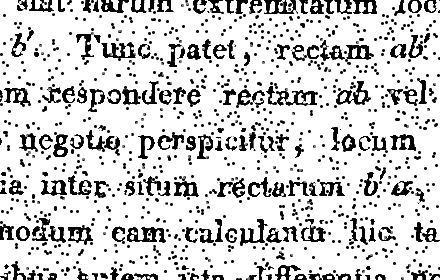
#> input picture task-6 (8 вариант)/source_images/text-c-crc.png, 440 x 280 px; its folder holds only this picture in this run
$ jupyter execute main.ipynb
#> lines starting #> are read from the running program, lines starting #| are printed output that depends on the picture; after the words box and inside, x2 and y2 are one past the last pixel; in counts of white or black regions, pixels touching at a corner belong together
[cell 1]
import os
import glob
import cv2
import numpy as np

def ensure_dir(path):
    """Создаёт папку, если её нет."""
    if not os.path.exists(path):
        os.makedirs(path)

def local_min_max(img_gray, kernel):
    """
    Находит локальный минимум и максимум в окрестности,
    заданной структурирующим элементом `kernel`.

    Пояснение:
      - erode(img, kernel) = локальный минимум по форме kernel
      - dilate(img, kernel) = локальный максимум по форме kernel
    """
    # Применяем морфологическую эрозию/дилатацию
    f_min = cv2.erode(img_gray, kernel)
    f_max = cv2.dilate(img_gray, kernel)
    return f_min, f_max

def process_image(img_path, output_folder,
                  shape_type="circle",  # или "rect", "point"
                  window_size=3,
                  fG=255, fH=0):
    """
    Обрабатывает изображение по формуле из задания:
      f_j^new = (1 - phi_j)*fG + phi_j*fH,
    где phi_j = (f_j - f_min) / (f_max - f_min),
    в локальном окне (min, max) — морфологические операции.

    Параметры:
      - img_path: путь к исходному файлу
      - output_folder: куда сохранять результат
      - shape_type: тип ядра ("circle", "rect", "point")
      - window_size: размер структурирующего элемента (диаметр или сторона)
      - fG, fH: яркость «figure» и «background»
    """
    # Читаем в градациях серого
    img_gray = cv2.imread(img_path, cv2.IMREAD_GRAYSCALE)
    if img_gray is None:
        print(f"[!] Не удалось открыть: {img_path}")
        return

    # Создаём структурирующий элемент
    if shape_type == "circle":
        # Круглый элемент 3×3 (или window_size×window_size)
        kernel = cv2.getStructuringElement(cv2.MORPH_ELLIPSE, (window_size, window_size))
    elif shape_type == "rect":
        kernel = cv2.getStructuringElement(cv2.MORPH_RECT, (window_size, window_size))
    elif shape_type == "point":
        # Точка (1×1); window_size игнорируем
        kernel = np.ones((1,1), np.uint8)
    else:
        # По умолчанию возьмём круг
        kernel = cv2.getStructuringElement(cv2.MORPH_ELLIPSE, (window_size, window_size))

    # Получаем локальный min и max через морфологию
    f_min, f_max = local_min_max(img_gray, kernel)

    # Приведём к float32, чтобы безопасно делать вычисления
    img_f = img_gray.astype(np.float32)
    f_min_f = f_min.astype(np.float32)
    f_max_f = f_max.astype(np.float32)

    # Для каждого пикселя считаем phi_j
    # phi_j = (f_j - f_min) / (f_max - f_min), если f_max != f_min
    # иначе пусть phi_j = 0.5 (или 0, или 1 — зависит от вашего желания)
    numerator = img_f - f_min_f
    denominator = f_max_f - f_min_f

    # Избежим деления на 0: где denominator == 0, пусть будет 0.5
    mask_zero = (denominator == 0)
    denominator[mask_zero] = 1e-6  # временно, чтобы не делить на 0

    phi = numerator / denominator
    # Там, где был denominator=0, выставим phi=0.5
    phi[mask_zero] = 0.5

    # Теперь считаем f_j^new
    # f_j^new = (1 - phi_j)*fG + phi_j*fH
    # Если хотим наоборот, фоновый цвет 255 и символ 0 — меняем fG, fH местами
    f_new = (1.0 - phi) * fG + phi * fH

    # Приводим результат к uint8
    out_img = np.clip(f_new, 0, 255).astype(np.uint8)

    # Сохраняем
    base_name = os.path.splitext(os.path.basename(img_path))[0]
    out_path = os.path.join(output_folder, f"{base_name}_{shape_type}.png")
    cv2.imwrite(out_path, out_img)
    print(f"Сохранено: {out_path}")

def main():
    # Папка с исходными изображениями
    input_folder = "source_images"
    # Папка для результатов
    output_folder = "results/task_6"
    ensure_dir(output_folder)

    # Допустим, берём все .jpeg файлы
    image_paths = glob.glob(os.path.join(input_folder, "*.png"))
    if not image_paths:
        print(f"[!] В папке {input_folder} нет файлов .png")
        return

    # Пример параметров
    # Для «изображения точки» (shape_type="point") — окно 1×1
    # Для «круга диаметром 3 пикселя» (shape_type="circle") — окно 3×3
    # Можно по заданиям менять shape_type для разных файлов/условий
    shape_types = ["point", "circle"]  # допустим, хотим протестировать оба

    for img_path in image_paths:
        # В зависимости от названия файла (или по очереди) можно выбирать:
        #   shape_type="circle"    -> круг 3×3
        #   shape_type="point"     -> точка (1×1)
        # Ниже — просто пример: обработаем 2 раза: один раз точкой, один раз кругом
        for stype in shape_types:
            if stype == "point":
                process_image(img_path, output_folder, shape_type=stype, window_size=3)
#> in process_image, img_gray is the input picture: shape (280, 440); min 0, max 255, mean 207.5
#> in process_image, `numerator = img_f - f_min_f`: numerator: shape (280, 440) float32; every value is 0
#> in process_image, `mask_zero = (denominator == 0)`: mask_zero: shape (280, 440) bool; every value is 1
#> in process_image, `denominator[mask_zero] = 1e-6`: denominator: shape (280, 440) float32; every value is 1e-06
#> in process_image, `phi[mask_zero] = 0.5`: phi: shape (280, 440) float32; every value is 0.5
#> in process_image, `f_new = (1.0 - phi) * fG + phi * fH`: f_new: shape (280, 440) float32; every value is 127.5
#> in process_image, `out_img = np.clip(f_new, 0, 255).astype(np.uint8)`: out_img: shape (280, 440); every value is 127
            else:
                process_image(img_path, output_folder, shape_type=stype, window_size=3)

if __name__ == "__main__":
    main()

Когда вы используете **ядро 1×1** (точку) для морфологических операций, происходит следующее:

- **Локальный мин и макс** в окрестности пикселя при ядре $1\times1$ будут **равны самому этому пикселю**.
- То есть $f_{\min,j} = f_j$ и $f_{\max,j} = f_j$.
- Тогда разница $(f_{\max,j} - f_{\min,j}) = 0$, и в коде на этот случай $\phi_j$ ставится равным $0.5$.
- Из формулы $f_j^\text{нов} = (1 - \phi_j)\,f_G + \phi_j\,f_H$ при $\phi_j = 0.5$ и $f_G = 255,\; f_H = 0$ мы получаем $f_j^\text{нов} = 128$.
- В итоге **всё изображение заливается серым** (значением 128).

Поэтому при **shape_type="point"** (ядро $1\times1$) вы неизбежно получите **сплошную заливку**. Если по заданию вам действительно нужно «обработать изображение точкой» (что теоретически означает «нет локального окна»), то математически морфология сводится к тому, что локальный минимум и максимум равны пикселю. Логично, что разница будет 0, и формула даёт постоянное значение.

---

## Как исправить / что делать

1. **Если «point» в задании не нужен**
   - Используйте ядро большего размера (3×3, 5×5 и т. д.). Тогда в каждом пикселе будет реальный разброс значений $f_{\min}\neq f_{\max}$, и результат будет нетривиальным.

2. **Если по условию «точка» обязана быть**
   - Понять, что морфологический подход при точечном ядре **не даёт локального контекста**.
   - Возможно, по методичке требуется показать, что результат будет именно **константным** (то есть «ничего не видно»), и это «правильное» доказательство.
   - Если же вы хотите «сохранить исходное изображение», можно в коде прописать отдельную ветку:
     ```python
     if shape_type == "point":
         # Просто копируем исходное изображение без изменений
         out_img = img_gray
     else:
         # ... морфологические операции ...
     ```
     Тогда «обработка точкой» фактически пропускается.

3. **Изменить логику при denominator=0**
   - Сейчас, когда $f_{\max} = f_{\min}$, мы ставим $\phi_j = 0.5$. Можете вместо этого ставить $\phi_j = 0$ (тогда будет $f_G$) или $\phi_j = 1$ (тогда будет $f_H$), или **оставлять исходный пиксель** ($f_j^\text{нов} = f_j$). Но при ядре $1\times1$ это всё равно даст **одно и то же** во всём изображении, если не считать шум.

4. **Использовать размытие или другие операции**
   - Если изображение «точка» — возможно, подразумевается небольшой круг (3×3) или «матричное» усреднение, а не морфологические min/max. Тогда не будет обесцвечивания.

---

### Вывод

- **Причина «серого квадрата»**: при ядре $1\times1$ нет разницы между min и max в локальном окне, отсюда $\phi_j$ становится константой.
- **Решение**: либо не использовать ядро $1\times1$, либо специально прописать исключение в коде, если вам нужна иная логика для «point».

[cell 2]
import os
import glob
import cv2
import numpy as np
import matplotlib.pyplot as plt

def ensure_dir(path):
    if not os.path.exists(path):
        os.makedirs(path)

def make_kernel(shape_type, ws):
    sz = max(ws, 5)  # никогда меньше 5×5
    if shape_type=='circle':
        return cv2.getStructuringElement(cv2.MORPH_ELLIPSE, (sz,sz))
    elif shape_type=='rect':
        return cv2.getStructuringElement(cv2.MORPH_RECT,  (sz,sz))
    else:
        return cv2.getStructuringElement(cv2.MORPH_RECT,  (sz,sz))

def process_image(I, kernel, fG=255, fH=0):
    f_min = cv2.erode(I, kernel).astype(np.float32)
    f_max = cv2.dilate(I, kernel).astype(np.float32)
    img_f = I.astype(np.float32)
    num = img_f - f_min
    den = f_max - f_min
    mask0 = den==0
    den[mask0] = 1
    phi = num/den
    phi[mask0] = 0.5
    f_new = (1-phi)*fG + phi*fH
    return np.clip(f_new,0,255).astype(np.uint8)

def evaluate_thresholds(src_folder, gt_folder, shape_type, window_size, thresholds):
    K = make_kernel(shape_type, window_size)
    images = [os.path.basename(p) for p in glob.glob(os.path.join(src_folder,'*.png'))]
    mse = np.zeros(len(thresholds), np.float64)
    fn  = np.zeros(len(thresholds), np.int32)
    fp  = np.zeros(len(thresholds), np.int32)

    for name in images:
        I  = cv2.imread(os.path.join(src_folder, name), cv2.IMREAD_GRAYSCALE)
        GT = cv2.imread(os.path.join(gt_folder,  name), cv2.IMREAD_GRAYSCALE)
        # вычисляем «ratio» по формуле (I-П)²/(П–E)²
        f_min = cv2.erode(I, K).astype(np.float32)
        f_max = cv2.dilate(I, K).astype(np.float32)
        num = (I.astype(np.float32) - f_min)**2
        den = (f_max - f_min)**2
        den[den==0] = 1
        ratio = num/den

        for i,T in enumerate(thresholds):
            DET = (ratio < T).astype(np.uint8)  # карта обнаружения: 1=дефект
            # MSE(DET*255 vs GT)
            mse[i] += np.mean((DET*255 - GT)**2)
            # FN: GT>0 & DET==0
            fn[i]  += np.sum((GT>0)&(DET==0))
            # FP: GT==0 & DET>0
            fp[i]  += np.sum((GT==0)&(DET>0))

    mse /= len(images)
    return mse, fn, fp

if __name__=='__main__':
    # папки
    src = 'source_images'
#> src = 'source_images'
    gt  = 'ground_truth'
    out = 'results/task_6'
    ensure_dir(gt)
    ensure_dir(out)

    # 1) Генерация «ground truth» масок через порог Оцу
    for path in glob.glob(os.path.join(src,'*.png')):
        name = os.path.basename(path)
        I = cv2.imread(path, cv2.IMREAD_GRAYSCALE)
        # бинаризуем Otsu + инверсия (точки/кружки темнее фона)
        _, mask = cv2.threshold(I, 0, 255,
                               cv2.THRESH_BINARY_INV + cv2.THRESH_OTSU)
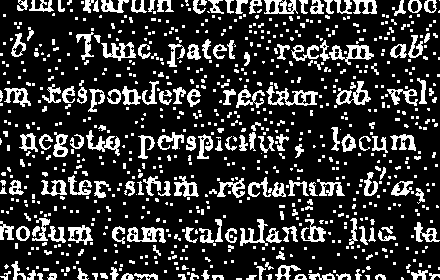
#> mask: shape (280, 440); 20.7% white; 831 white regions (642 under 20 px), largest, box (x1, y1, x2, y2) and area: (266, 86, 318, 106) 434, (329, 45, 374, 65) 371, (127, 227, 166, 243) 355
        cv2.imwrite(os.path.join(gt, name), mask)
    print("GT-маски созданы в папке", gt)

    # 2) Оценка по ряду порогов
    shape      = 'circle'            # или 'rect'
    wsize      = 3                   # внутри станет 5×5
    thresholds = np.logspace(-4, 1, 50)

    mse, fn, fp = evaluate_thresholds(src, gt, shape, wsize, thresholds)
#> in evaluate_thresholds, `f_min = cv2.erode(I, K).astype(np.float32)`:
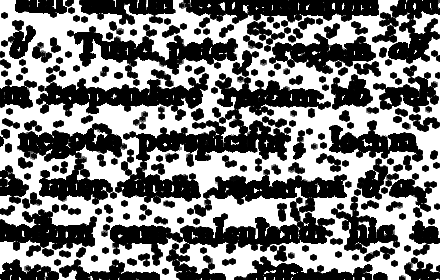
#> f_min: shape (280, 440) float32; min 0, max 255, mean 121
#> in evaluate_thresholds, `f_max = cv2.dilate(I, K).astype(np.float32)`:
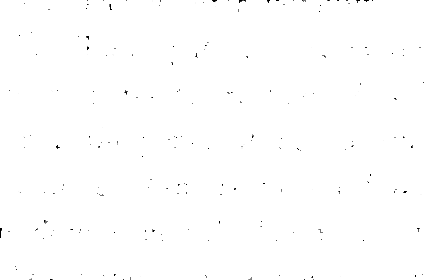
#> f_max: shape (280, 440) float32; min 0, max 255, mean 254.4
#> in evaluate_thresholds, `num = (I.astype(np.float32) - f_min)**2`:
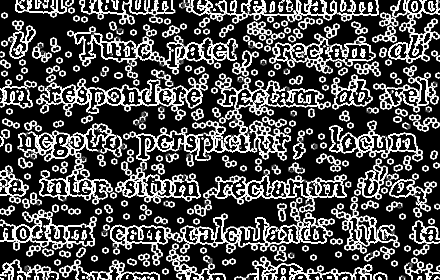
#> num: shape (280, 440) float32; min 0, max 65025, mean 20203.5; drawn with min black and max white
#> in evaluate_thresholds, `den = (f_max - f_min)**2`:
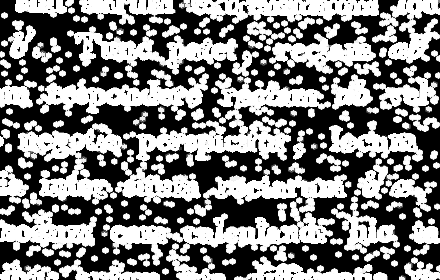
#> den: shape (280, 440) float32; min 0, max 65025, mean 32952.7; drawn with min black and max white
#> in evaluate_thresholds, `ratio = num/den`:
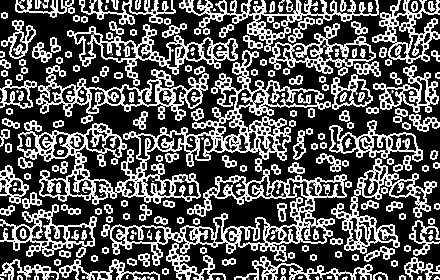
#> ratio: shape (280, 440) float32; min 0, max 1, mean 0.353
#> the loop in evaluate_thresholds, `for i,T in enumerate(thresholds):` made 50 passes
#> pass 1, in evaluate_thresholds, `DET = (ratio < T).astype(np.uint8)`:
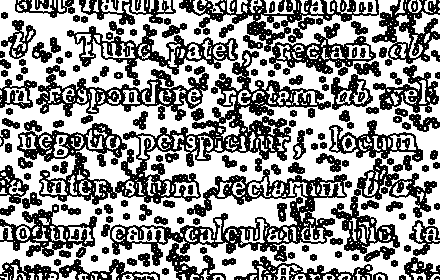
#> DET: shape (280, 440); values 0 (black) and 1 (white), 57.2% white; 200 black regions (26 under 20 px), largest, box (x1, y1, x2, y2) and area: (17, 50, 331, 205) 10132, (101, 169, 347, 266) 5826, (36, 65, 209, 121) 3038
#> pass 3, in evaluate_thresholds, `DET = (ratio < T).astype(np.uint8)`:
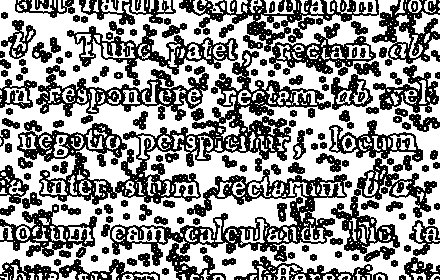
#> DET: shape (280, 440); values 0 (black) and 1 (white), 57.3% white; 202 black regions (29 under 20 px), largest, box (x1, y1, x2, y2) and area: (17, 50, 331, 205) 10090, (101, 169, 347, 266) 5813, (36, 65, 209, 121) 3028
#> after the loop in evaluate_thresholds, `for i,T in enumerate(thresholds):`: fn = 50 values, max 10058 at index 0, min 0 at index 40, mean 4584; fp = 50 values from 55074 to 97712; mse = 50 values, max 0.793 at index 40, min 0.447 at index 35, mean 0.554
#> fp = 50 values from 55074 to 97712

    # … после вычисления mse, fn, fp …

    plt.figure()
    plt.semilogx(thresholds, mse, '-o')
    plt.xlabel('Threshold T')
    plt.ylabel('MSE')
    plt.title('MSE vs порог T (расширенный диапазон)')
    plt.grid(True)
    plt.savefig(os.path.join(out,'mse_vs_T_extended.png'))
#> figure, not shown here; curve peaks at x = 1.21, y = 0.793

    plt.figure()
    plt.semilogx(thresholds, fn, '-o')
    plt.xlabel('Threshold T')
    plt.ylabel('FN count')
    plt.title('Пропущенные дефекты (FN) vs T')
    plt.grid(True)
    plt.savefig(os.path.join(out,'fn_vs_T_extended.png'))
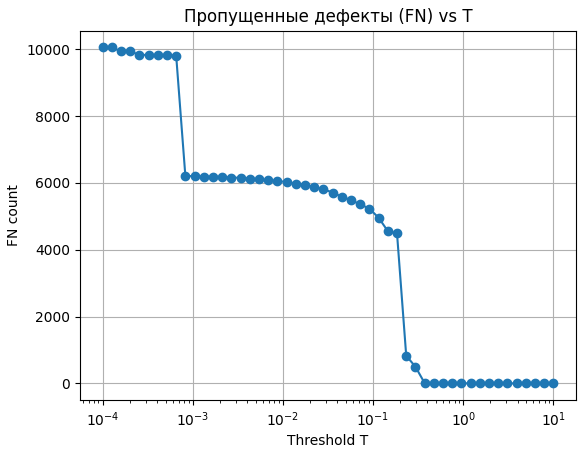
#> figure drawn by matplotlib, 1 panel; curve peaks at x = 0.0001, y = 10058

    plt.figure()
    plt.semilogx(thresholds, fp, '-o')
    plt.xlabel('Threshold T')
    plt.ylabel('FP count')
    plt.title('Ложные детекции (FP) vs T')
    plt.grid(True)
    plt.savefig(os.path.join(out,'fp_vs_T_extended.png'))
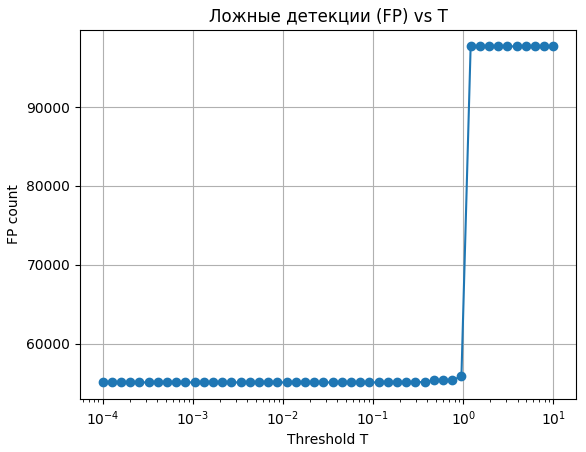
#> figure drawn by matplotlib, 1 panel; curve peaks at x = 1.21, y = 97712

    print("Графики сохранены в", out)

$ run again, on task-6 (8 вариант)/source_images/text-c-sp.png
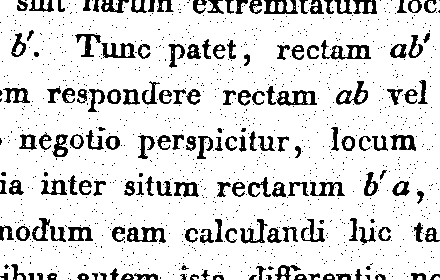
#> input picture task-6 (8 вариант)/source_images/text-c-sp.png, 440 x 280 px
#> in process_image, img_gray is the input picture: shape (280, 440); min 0, max 255, mean 218.5
#> numerator: shape (280, 440) float32; every value is 0
#> mask_zero: shape (280, 440) bool; every value is 1
#> denominator: shape (280, 440) float32; every value is 1e-06
#> phi: shape (280, 440) float32; every value is 0.5
#> f_new: shape (280, 440) float32; every value is 127.5
#> out_img: shape (280, 440); every value is 127
#> src = 'source_images'
#> `_, mask = cv2.threshold(I, 0, 255, cv2.THRESH_BINARY_INV + cv2.THRESH_..`:
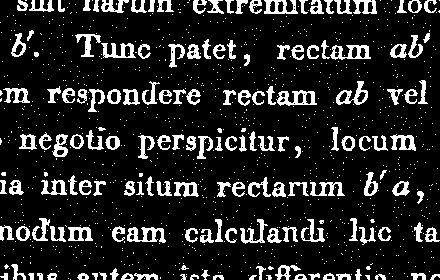
#> mask: shape (280, 440); 14.6% white; 1123 white regions (968 under 20 px), largest, box (x1, y1, x2, y2) and area: (276, 90, 317, 106) 336, (127, 227, 166, 243) 334, (330, 45, 371, 60) 320
#> after the loop in evaluate_thresholds, `for i,T in enumerate(thresholds):`: fn = 50 values, max 1960 at index 0, min 0 at index 32, mean 912.6; fp = 50 values from 70220 to 105162; mse = 50 values, max 0.854 at index 40, min 0.57 at index 32, mean 0.634
#> `mse, fn, fp = evaluate_thresholds(src, gt, shape, wsize, thresholds)`: fp = 50 values from 70220 to 105162
#> `plt.savefig(os.path.join(out,'fp_vs_T_extended.png'))`:
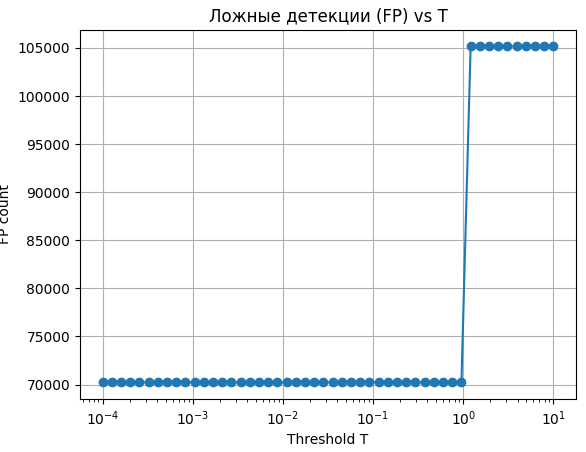
#> figure drawn by matplotlib, 1 panel; curve peaks at x = 1.21, y = 105162
